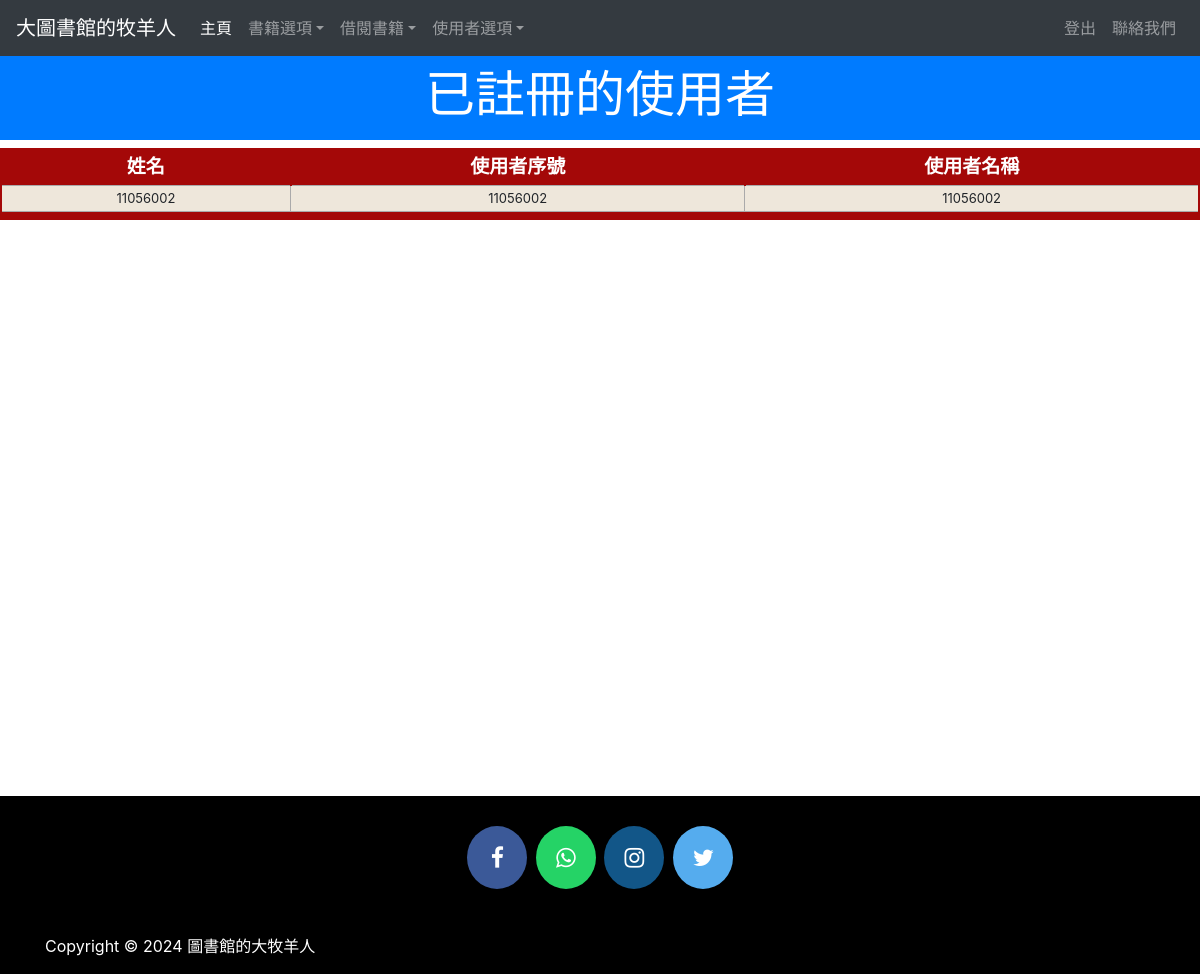
The app's page /viewstudent (signed in) with its own data.
### library/models.py (models this page shows, shortened)
class StudentExtra(models.Model):
    user=models.OneToOneField(User,on_delete=models.CASCADE)
    enrollment = models.CharField(max_length=40)
    branch = models.CharField(max_length=40)
    @property
    def get_name(self):
        return self.user.first_name

### library/views.py (the view)
# urls.py: path('viewstudent', views.viewstudent_view),
@login_required(login_url='adminlogin')
@user_passes_test(is_admin)
def viewstudent_view(request):
    students=models.StudentExtra.objects.all()
    return render(request,'library/viewstudent.html',{'students':students})

### library/views.py (called while the page is built)
def is_admin(user):
    if user.is_superuser or user.is_staff:
        return True
    else:
        return False

### library/templates/library/viewstudent.html (shortened to what this page needs)
<!DOCTYPE html>
<html lang="en" dir="ltr">
  <head>
  </head>
  <body>
    {% include "library/navbaradmin.html" %}
    <br>
    <br>
    <h3 class="p-3 mb-2 bg-primary text-white" style = 'font-size: 50px;text-align:center;'>已註冊的使用者</h3>
    {% if students%}
<table class="redTable">
<thead>
<tr>
<th>姓名</th>
<th>使用者序號</th>
<th>使用者名稱</th>
</tr>
</thead>
<tfoot>
<tr>
<td colspan="3">
</td>
</tr>
</tfoot>
<tbody>
  {% for s in students %}
    <tr>
      <td>{{s.get_name}}</td>
      <td>{{s.enrollment}}</td>
      <td>{{s.branch}}</td>
    </tr>
  {% endfor %}
</tbody>
</table>
{%else%}
<h1> 目前沒有已註冊的使用者</h1>
{%endif%}
<br><br><br><br><br><br><br><br><br>
<br><br><br><br><br><br><br><br><br>
<br><br><br><br><br><br>
  {% include "library/footer.html" %}
  </body>
</html>

### library/templates/library/viewstudent.html (style rules this page uses)
table.redTable { border: 2px solid #A40808; background-color: #EEE7DB; width: 100%; text-align: center; border-collapse: collapse; }
table.redTable td, table.redTable th { border: 1px solid #AAAAAA; padding: 3px 2px; }
table.redTable tbody td { font-size: 13px; }
table.redTable thead { background: #A40808; }
table.redTable thead th { font-size: 19px; font-weight: bold; color: #FFFFFF; text-align: center; border-left: 2px solid #A40808; }
table.redTable thead th:first-child { border-left: none; }
table.redTable tfoot { font-size: 13px; font-weight: bold; color: #FFFFFF; background: #A40808; }
table.redTable tfoot td { font-size: 13px; }

### records on screen
StudentExtra: get_name "11056002", enrollment "11056002", branch "11056002"
